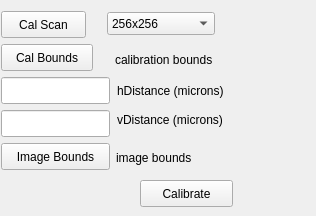
       <widget class="QWidget" name="tab_6">
        <attribute name="title">
         <string>Calibrate</string>
        </attribute>
        <widget class="QLineEdit" name="hDistance">
         <property name="geometry">
          <rect>
           <x>1</x>
           <y>77</y>
           <width>109</width>
           <height>27</height>
          </rect>
         </property>
        </widget>
        <widget class="QLineEdit" name="vDistance">
         <property name="geometry">
          <rect>
           <x>1</x>
           <y>110</y>
           <width>109</width>
           <height>27</height>
          </rect>
         </property>
        </widget>
        <widget class="QPushButton" name="calBounds">
         <property name="geometry">
          <rect>
           <x>1</x>
           <y>44</y>
           <width>92</width>
           <height>27</height>
          </rect>
         </property>
         <property name="text">
          <string>Cal Bounds</string>
         </property>
        </widget>
        <widget class="QPushButton" name="writeCalibration">
         <property name="geometry">
          <rect>
           <x>140</x>
           <y>180</y>
           <width>93</width>
           <height>27</height>
          </rect>
         </property>
         <property name="text">
          <string>Calibrate</string>
         </property>
        </widget>
        <widget class="QLabel" name="label_13">
         <property name="geometry">
          <rect>
           <x>117</x>
           <y>82</y>
           <width>132</width>
           <height>17</height>
          </rect>
         </property>
         <property name="text">
          <string>hDistance (microns)</string>
         </property>
        </widget>
        <widget class="QLabel" name="label_14">
         <property name="geometry">
          <rect>
           <x>117</x>
           <y>111</y>
           <width>132</width>
           <height>17</height>
          </rect>
         </property>
         <property name="text">
          <string>vDistance (microns)</string>
         </property>
        </widget>
        <widget class="QLabel" name="calBoundsDislpay">
         <property name="geometry">
          <rect>
           <x>115</x>
           <y>51</y>
           <width>181</width>
           <height>17</height>
          </rect>
         </property>
         <property name="sizePolicy">
          <sizepolicy hsizetype="Expanding" vsizetype="Expanding">
           <horstretch>0</horstretch>
           <verstretch>0</verstretch>
          </sizepolicy>
         </property>
         <property name="text">
          <string>calibration bounds</string>
         </property>
        </widget>
        <widget class="QPushButton" name="imageBounds">
         <property name="geometry">
          <rect>
           <x>1</x>
           <y>143</y>
           <width>109</width>
           <height>27</height>
          </rect>
         </property>
         <property name="text">
          <string>Image Bounds</string>
         </property>
        </widget>
        <widget class="QLabel" name="imageBoundDisplay">
         <property name="geometry">
          <rect>
           <x>116</x>
           <y>149</y>
           <width>191</width>
           <height>17</height>
          </rect>
         </property>
         <property name="sizePolicy">
          <sizepolicy hsizetype="Expanding" vsizetype="Expanding">
           <horstretch>0</horstretch>
           <verstretch>0</verstretch>
          </sizepolicy>
         </property>
         <property name="text">
          <string>image bounds</string>
         </property>
        </widget>
        <widget class="QPushButton" name="CalScan">
         <property name="geometry">
          <rect>
           <x>1</x>
           <y>11</y>
           <width>85</width>
           <height>27</height>
          </rect>
         </property>
         <property name="text">
          <string>Cal Scan</string>
         </property>
        </widget>
        <widget class="QComboBox" name="ScanSize">
         <property name="geometry">
          <rect>
           <x>107</x>
           <y>12</y>
           <width>108</width>
           <height>23</height>
          </rect>
         </property>
         <item>
          <property name="text">
           <string>256x256</string>
          </property>
         </item>
         <item>
          <property name="text">
           <string>512x512</string>
          </property>
         </item>
         <item>
          <property name="text">
           <string>1024x1024</string>
          </property>
         </item>
         <item>
          <property name="text">
           <string>2048x2048</string>
          </property>
         </item>
        </widget>
       </widget>
